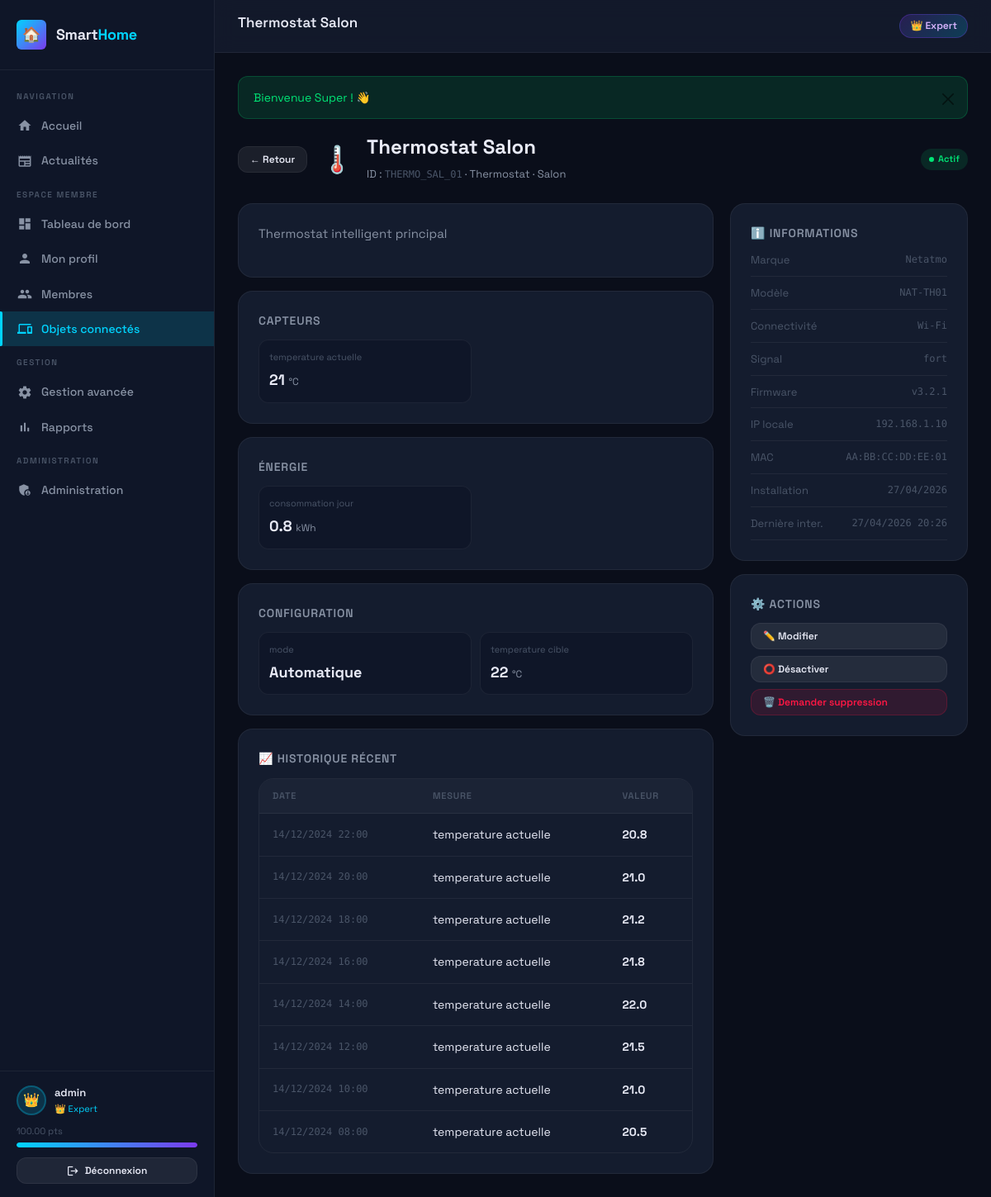
The page /objet-detail.php?id=1 (signed in) on the database its author committed.
### tables this page shows
CREATE TABLE utilisateurs (
    id INT AUTO_INCREMENT PRIMARY KEY,
    login VARCHAR(50) UNIQUE NOT NULL,
    email VARCHAR(100) UNIQUE NOT NULL,
    mot_de_passe VARCHAR(255) NOT NULL,
    nom VARCHAR(100),
    prenom VARCHAR(100),
    age INT,
    sexe ENUM('homme','femme','autre'),
    date_naissance DATE,
    type_membre ENUM('père','mère','enfant','grand-parent','autre') DEFAULT 'autre',
    photo VARCHAR(255) DEFAULT 'default.png',
    niveau ENUM('débutant','intermédiaire','avancé','expert') DEFAULT 'débutant',
    points DECIMAL(8,2) DEFAULT 0.00,
    nb_connexions INT DEFAULT 0,
    nb_actions INT DEFAULT 0,
    statut ENUM('en_attente','actif','suspendu') DEFAULT 'en_attente',
    token_validation VARCHAR(255),
    date_inscription DATETIME DEFAULT CURRENT_TIMESTAMP,
    derniere_connexion DATETIME,
    INDEX idx_login (login),
    INDEX idx_email (email),
    INDEX idx_niveau (niveau),
    INDEX idx_statut (statut)
);

CREATE TABLE objets_connectes (
    id INT AUTO_INCREMENT PRIMARY KEY,
    id_unique VARCHAR(50) UNIQUE NOT NULL,
    nom VARCHAR(100) NOT NULL,
    description TEXT,
    marque VARCHAR(100),
    modele VARCHAR(100),
    type_connectivite ENUM('Wi-Fi','Bluetooth','Zigbee','Z-Wave','Ethernet','NFC') DEFAULT 'Wi-Fi',
    force_signal VARCHAR(20) DEFAULT 'fort',
    etat ENUM('actif','inactif','maintenance','erreur') DEFAULT 'actif',
    categorie_id INT,
    piece_id INT,
    batterie INT DEFAULT 100,
    firmware VARCHAR(50),
    ip_locale VARCHAR(20),
    mac_address VARCHAR(20),
    date_installation DATETIME DEFAULT CURRENT_TIMESTAMP,
    derniere_interaction DATETIME DEFAULT CURRENT_TIMESTAMP,
    ajoute_par INT,
    FOREIGN KEY (categorie_id) REFERENCES categories_objets(id) ON DELETE SET NULL,
    FOREIGN KEY (piece_id) REFERENCES pieces(id) ON DELETE SET NULL,
    FOREIGN KEY (ajoute_par) REFERENCES utilisateurs(id) ON DELETE SET NULL,
    INDEX idx_etat (etat),
    INDEX idx_categorie (categorie_id),
    INDEX idx_piece (piece_id)
);

CREATE TABLE categories_objets (
    id INT AUTO_INCREMENT PRIMARY KEY,
    nom VARCHAR(100) NOT NULL,
    description TEXT,
    icone VARCHAR(50) DEFAULT 'device_hub',
    date_creation DATETIME DEFAULT CURRENT_TIMESTAMP
);

CREATE TABLE pieces (
    id INT AUTO_INCREMENT PRIMARY KEY,
    nom VARCHAR(100) NOT NULL,
    etage INT DEFAULT 0,
    superficie DECIMAL(6,2),
    description TEXT,
    date_creation DATETIME DEFAULT CURRENT_TIMESTAMP
);

CREATE TABLE attributs_objets (
    id INT AUTO_INCREMENT PRIMARY KEY,
    objet_id INT NOT NULL,
    cle VARCHAR(100) NOT NULL,
    valeur VARCHAR(500),
    unite VARCHAR(50),
    type_attribut ENUM('capteur','energie','connectivite','usage','configuration') DEFAULT 'capteur',
    mise_a_jour DATETIME DEFAULT CURRENT_TIMESTAMP ON UPDATE CURRENT_TIMESTAMP,
    FOREIGN KEY (objet_id) REFERENCES objets_connectes(id) ON DELETE CASCADE,
    INDEX idx_objet (objet_id)
);

CREATE TABLE historique_donnees (
    id INT AUTO_INCREMENT PRIMARY KEY,
    objet_id INT NOT NULL,
    cle VARCHAR(100) NOT NULL,
    valeur VARCHAR(500),
    timestamp DATETIME DEFAULT CURRENT_TIMESTAMP,
    FOREIGN KEY (objet_id) REFERENCES objets_connectes(id) ON DELETE CASCADE,
    INDEX idx_objet_time (objet_id, timestamp)
);

### includes/config.php (called while the page is built, shortened)
<?php
function getDB(): PDO {
    static $pdo = null;
    if ($pdo === null) {
        $dsn = "mysql:host=" . DB_HOST . ";dbname=" . DB_NAME . ";charset=" . DB_CHARSET;
        $options = [
            PDO::ATTR_ERRMODE            => PDO::ERRMODE_EXCEPTION,
            PDO::ATTR_DEFAULT_FETCH_MODE => PDO::FETCH_ASSOC,
            PDO::ATTR_EMULATE_PREPARES   => false,
        ];
        try {
            $pdo = new PDO($dsn, DB_USER, DB_PASS, $options);
        } catch (PDOException $e) {
            die(json_encode(['error' => 'Connexion base de données impossible : ' . $e->getMessage()]));
        }
    }
    return $pdo;
}
function sanitize(string $input): string {
    return htmlspecialchars(trim($input), ENT_QUOTES, 'UTF-8');
}
function getCurrentUser(): ?array {
    $pdo = getDB();
    $stmt = $pdo->prepare("SELECT * FROM utilisateurs WHERE id = ?");
    $stmt->execute([$_SESSION['user_id']]);
    return $stmt->fetch() ?: null;
}
function getNiveauLabel(string $niveau): string {
    $labels = [
        'débutant'     => 'Débutant',
        'intermédiaire'=> 'Intermédiaire',
        'avancé'       => 'Avancé',
        'expert'       => 'Expert',
    ];
    return $labels[$niveau] ?? $niveau;
}
function getFlash(): ?array {
    if (isset($_SESSION['flash'])) {
        $flash = $_SESSION['flash'];
        return $flash;
    }
    return null;
}

### objet-detail.php (the view, shortened to what this page needs)
<?php
require_once 'includes/config.php';
$id = (int)($_GET['id'] ?? 0);
$pdo = getDB();
$stmt = $pdo->prepare("
    SELECT o.*, c.nom AS categorie, p.nom AS piece_nom, u.login AS ajoute_par_login
    FROM objets_connectes o
    LEFT JOIN categories_objets c ON o.categorie_id = c.id
    LEFT JOIN pieces p ON o.piece_id = p.id
    LEFT JOIN utilisateurs u ON o.ajoute_par = u.id
    WHERE o.id = ?
");
$stmt->execute([$id]);
$obj = $stmt->fetch();
$pageTitle  = sanitize($obj['nom']);
$activePage = 'objets';
require_once 'includes/header.php';
$attrs = $pdo->prepare("SELECT * FROM attributs_objets WHERE objet_id = ? ORDER BY type_attribut, cle");
$attrs->execute([$id]);
$attrs = $attrs->fetchAll();
$attrsByType = [];
foreach ($attrs as $a) {
    $attrsByType[$a['type_attribut']][] = $a;
}
$historique = $pdo->prepare("
    SELECT * FROM historique_donnees
    WHERE objet_id = ?
    ORDER BY timestamp DESC
    LIMIT 20
");
$historique->execute([$id]);
$historique = $historique->fetchAll();
$catEmojis = ['Thermostat'=>'🌡️','Éclairage'=>'💡','Sécurité'=>'🔒','Électroménager'=>'🍽️','Capteurs'=>'📡','Multimédia'=>'📺','Énergie'=>'⚡','Confort'=>'🌿'];
$emoji = $catEmojis[$obj['categorie'] ?? ''] ?? '🔌';
$typeLabels = ['capteur'=>'Capteurs','energie'=>'Énergie','connectivite'=>'Connectivité','usage'=>'Usage','configuration'=>'Configuration'];
?>
<div style="display:flex;align-items:center;gap:16px;margin-bottom:24px">
  <a href="objets.php" class="btn btn-secondary btn-sm">← Retour</a>
  <div style="font-size:32px"><?= $emoji ?></div>
  <div>
    <h1 style="font-size:24px;font-weight:700"><?= sanitize($obj['nom']) ?></h1>
    <div style="font-size:13px;color:var(--text-secondary)">
      ID : <span class="mono"><?= sanitize($obj['id_unique']) ?></span>
      · <?= sanitize($obj['categorie'] ?? 'Non catégorisé') ?>
      · <?= sanitize($obj['piece_nom'] ?? 'Non assigné') ?>
    </div>
  </div>
  <span class="device-status <?= $obj['etat'] ?>" style="margin-left:auto"><?= ucfirst($obj['etat']) ?></span>
</div>
<div style="display:grid;grid-template-columns:2fr 1fr;gap:20px">
  <div>
    <?php if ($obj['description']): ?>
    <div class="card" style="margin-bottom:16px">
      <p style="color:var(--text-secondary)"><?= sanitize($obj['description']) ?></p>
    </div>
    <?php endif; ?>
    <?php foreach ($attrsByType as $type => $typeAttrs): ?>
    <div class="card" style="margin-bottom:16px">
      <div class="card-title"><?= $typeLabels[$type] ?? ucfirst($type) ?></div>
      <div style="display:grid;grid-template-columns:repeat(auto-fill,minmax(180px,1fr));gap:10px">
        <?php foreach ($typeAttrs as $a): ?>
        <div style="background:var(--bg-secondary);border:1px solid var(--border);border-radius:var(--radius-md);padding:12px">
          <div style="font-size:11px;color:var(--text-muted);margin-bottom:4px"><?= sanitize(str_replace('_', ' ', $a['cle'])) ?></div>
          <div style="font-size:18px;font-weight:700;color:var(--text-primary)">
            <?= sanitize($a['valeur']) ?>
            <?php if ($a['unite']): ?><span style="font-size:12px;font-weight:400;color:var(--text-secondary)"><?= sanitize($a['unite']) ?></span><?php endif; ?>
          </div>
        </div>
        <?php endforeach; ?>
      </div>
    </div>
    <?php endforeach; ?>
    <?php if (!empty($historique)): ?>
    <div class="card">
      <div class="card-title">📈 Historique récent</div>
      <div class="table-wrap">
        <table>
          <thead><tr><th>Date</th><th>Mesure</th><th>Valeur</th></tr></thead>
          <tbody>
            <?php foreach ($historique as $h): ?>
            <tr>
              <td class="mono"><?= date('d/m/Y H:i', strtotime($h['timestamp'])) ?></td>
              <td><?= sanitize(str_replace('_', ' ', $h['cle'])) ?></td>
              <td><strong><?= sanitize($h['valeur']) ?></strong></td>
            </tr>
            <?php endforeach; ?>
          </tbody>
        </table>
      </div>
    </div>
    <?php endif; ?>
  </div>
  <div>
    <div class="card" style="margin-bottom:16px">
      <div class="card-title">ℹ️ Informations</div>
      <div style="display:flex;flex-direction:column;gap:10px;font-size:13px">
        <?php $infos = [
          'Marque'         => $obj['marque'],
          'Modèle'         => $obj['modele'],
          'Connectivité'   => $obj['type_connectivite'],
          'Signal'         => $obj['force_signal'],
          'Firmware'       => $obj['firmware'],
          'IP locale'      => $obj['ip_locale'],
          'MAC'            => $obj['mac_address'],
          'Installation'   => $obj['date_installation'] ? date('d/m/Y', strtotime($obj['date_installation'])) : null,
          'Dernière inter.' => $obj['derniere_interaction'] ? date('d/m/Y H:i', strtotime($obj['derniere_interaction'])) : null,
          'Ajouté par'     => $obj['ajoute_par_login'],
        ];
        foreach ($infos as $label => $val): if ($val): ?>
        <div style="display:flex;justify-content:space-between;gap:10px;border-bottom:1px solid var(--border);padding-bottom:8px">
          <span style="color:var(--text-muted)"><?= $label ?></span>
          <span class="mono"><?= sanitize($val) ?></span>
        </div>
        <?php endif; endforeach; ?>
      </div>
    </div>
    <?php if (in_array($user['niveau'], ['avancé', 'expert'])): ?>
    <div class="card">
      <div class="card-title">⚙️ Actions</div>
      <div style="display:flex;flex-direction:column;gap:8px">
        <a href="gestion/modifier-objet.php?id=<?= $obj['id'] ?>" class="btn btn-secondary btn-sm">✏️ Modifier</a>
        <?php if ($obj['etat'] === 'actif'): ?>
        <form method="POST" action="gestion/toggle-objet.php">
          <button type="submit" class="btn btn-secondary btn-sm" style="width:100%">⭕ Désactiver</button>
        </form>
        <?php endif; ?>
        <form method="POST" action="gestion/demande-suppression.php" onsubmit="return confirm('Demander la suppression de cet objet ?')">
          <button type="submit" class="btn btn-danger btn-sm" style="width:100%">🗑️ Demander suppression</button>
        </form>
      </div>
    </div>
    <?php endif; ?>
  </div>
</div>
<?php require_once 'includes/footer.php'; ?>

### includes/header.php (shortened to what this page needs)
<?php
$user = getCurrentUser();
$flash = getFlash();
$niveauEmoji = [
    'débutant'      => '🌱',
    'intermédiaire' => '⚡',
    'avancé'        => '🚀',
    'expert'        => '👑',
];
$emoji = $niveauEmoji[$user['niveau']] ?? '🌱';
$nextNiveauSeuil = [
    'débutant'      => POINTS_INTERMEDIAIRE,
    'intermédiaire' => POINTS_AVANCE,
    'avancé'        => POINTS_EXPERT,
    'expert'        => null,
];
$currentSeuil = [
    'débutant'      => 0,
    'intermédiaire' => POINTS_INTERMEDIAIRE,
    'avancé'        => POINTS_AVANCE,
    'expert'        => POINTS_EXPERT,
];
$next   = $nextNiveauSeuil[$user['niveau']] ?? null;
$from   = $currentSeuil[$user['niveau']] ?? 0;
$pct    = $next ? min(100, round(($user['points'] - $from) / ($next - $from) * 100)) : 100;
?>
<!DOCTYPE html>
<html lang="fr">
<head>
<link href="https://cdn.jsdelivr.net/npm/bootstrap@5.3.3/dist/css/bootstrap.min.css" rel="stylesheet">
<link rel="stylesheet" href="<?= SITE_URL ?>/css/style.css">
</head>
<body>
<div class="layout">
<aside class="sidebar" id="sidebar">
  <div class="sidebar-logo">
    <div class="logo-icon">🏠</div>
    <div class="logo-text">Smart<span>Home</span></div>
  </div>
  <nav class="sidebar-nav">
    <div class="nav-section-title">Navigation</div>
    <a href="<?= SITE_URL ?>/index.php" class="nav-item <?= ($activePage ?? '') === 'accueil' ? 'active' : '' ?>">
      <span class="nav-icon"><span class="material-icons" style="font-size:18px">home</span></span>
      Accueil
    </a>
    <a href="<?= SITE_URL ?>/actualites.php" class="nav-item <?= ($activePage ?? '') === 'actualites' ? 'active' : '' ?>">
      <span class="nav-icon"><span class="material-icons" style="font-size:18px">newspaper</span></span>
      Actualités
    </a>
    <div class="nav-section-title">Espace membre</div>
    <a href="<?= SITE_URL ?>/dashboard.php" class="nav-item <?= ($activePage ?? '') === 'dashboard' ? 'active' : '' ?>">
      <span class="nav-icon"><span class="material-icons" style="font-size:18px">dashboard</span></span>
      Tableau de bord
    </a>
    <a href="<?= SITE_URL ?>/profil.php" class="nav-item <?= ($activePage ?? '') === 'profil' ? 'active' : '' ?>">
      <span class="nav-icon"><span class="material-icons" style="font-size:18px">person</span></span>
      Mon profil
    </a>
    <a href="<?= SITE_URL ?>/membres.php" class="nav-item <?= ($activePage ?? '') === 'membres' ? 'active' : '' ?>">
      <span class="nav-icon"><span class="material-icons" style="font-size:18px">group</span></span>
      Membres
    </a>
    <a href="<?= SITE_URL ?>/objets.php" class="nav-item <?= ($activePage ?? '') === 'objets' ? 'active' : '' ?>">
      <span class="nav-icon"><span class="material-icons" style="font-size:18px">devices</span></span>
      Objets connectés
    </a>
    <?php if (in_array($user['niveau'], ['avancé', 'expert'])): ?>
    <div class="nav-section-title">Gestion</div>
    <a href="<?= SITE_URL ?>/gestion/dashboard.php" class="nav-item <?= ($activePage ?? '') === 'gestion' ? 'active' : '' ?>">
      <span class="nav-icon"><span class="material-icons" style="font-size:18px">settings</span></span>
      Gestion avancée
    </a>
    <a href="<?= SITE_URL ?>/gestion/rapports.php" class="nav-item <?= ($activePage ?? '') === 'rapports' ? 'active' : '' ?>">
      <span class="nav-icon"><span class="material-icons" style="font-size:18px">bar_chart</span></span>
      Rapports
    </a>
    <?php endif; ?>
    <?php if ($user['niveau'] === 'expert'): ?>
    <div class="nav-section-title">Administration</div>
    <a href="<?= SITE_URL ?>/admin/utilisateurs.php" class="nav-item <?= ($activePage ?? '') === 'admin' ? 'active' : '' ?>">
      <span class="nav-icon"><span class="material-icons" style="font-size:18px">admin_panel_settings</span></span>
      Administration
    </a>
    <?php endif; ?>
  </nav>
  <div class="sidebar-footer">
    <div class="sidebar-user">
      <div class="sidebar-avatar">
        <?php if ($user['photo'] && $user['photo'] !== 'default.png'): ?>
          <img src="<?= SITE_URL ?>/assets/img/<?= sanitize($user['photo']) ?>" alt="avatar">
        <?php else: ?>
          <?= $emoji ?>
        <?php endif; ?>
      </div>
      <div class="sidebar-user-info">
        <div class="name"><?= sanitize($user['login']) ?></div>
        <div class="niveau"><?= $emoji ?> <?= getNiveauLabel($user['niveau']) ?></div>
      </div>
    </div>
    <div style="margin-top:10px">
      <div style="display:flex;justify-content:space-between;font-size:11px;color:var(--text-muted);margin-bottom:4px">
        <span><?= number_format($user['points'], 2) ?> pts</span>
      </div>
      <div class="progress-bar">
        <div class="progress-fill" style="width:<?= $pct ?>%"></div>
      </div>
    </div>
    <a href="<?= SITE_URL ?>/logout.php" class="btn btn-secondary btn-sm" style="width:100%;margin-top:12px;justify-content:center">
      <span class="material-icons" style="font-size:15px">logout</span> Déconnexion
    </a>
  </div>
</aside>
<main class="main-content">
  <div class="topbar">
    <h1 class="topbar-title"><?= sanitize($pageTitle ?? 'Dashboard') ?></h1>
    <div style="display:flex;align-items:center;gap:10px">
      <span class="badge-niveau <?= $user['niveau'] ?>"><?= $emoji ?> <?= getNiveauLabel($user['niveau']) ?></span>
    </div>
  </div>
  <div class="page-content">
    <?php if ($flash): ?>
    <div class="alert alert-<?= $flash['type'] === 'success' ? 'success' : ($flash['type'] === 'error' ? 'danger' : 'info') ?> alert-dismissible fade show">
      <?= sanitize($flash['message']) ?>
      <button type="button" class="btn-close" data-bs-dismiss="alert"></button>
    </div>
    <?php endif; ?>

### rows shown on the page
utilisateurs: niveau "👑", login "admin", niveau "Expert", points "100.00"
objets_connectes: nom "Thermostat Salon", categorie.nom "🌡️", id_unique "THERMO_SAL_01", categorie.nom "Thermostat", piece.nom "Salon", etat "Actif", description "Thermostat intelligent principal", marque "Netatmo", modele "NAT-TH01", type_connectivite "Wi-Fi", force_signal "fort", firmware "v3.2.1", ip_locale "192.168.1.10", mac_address "AA:BB:CC:DD:EE:01"
attributs_objets: cle "temperature actuelle", valeur "21", unite "°C"
attributs_objets: cle "consommation jour", valeur "0.8", unite "kWh"
attributs_objets: cle "mode", valeur "Automatique"
attributs_objets: cle "temperature cible", valeur "22", unite "°C"
historique_donnees: timestamp "14/12/2024 22:00", cle "temperature actuelle", valeur "20.8"
historique_donnees: timestamp "14/12/2024 20:00", cle "temperature actuelle", valeur "21.0"
historique_donnees: timestamp "14/12/2024 18:00", cle "temperature actuelle", valeur "21.2"
historique_donnees: timestamp "14/12/2024 16:00", cle "temperature actuelle", valeur "21.8"
historique_donnees: timestamp "14/12/2024 14:00", cle "temperature actuelle", valeur "22.0"
historique_donnees: timestamp "14/12/2024 12:00", cle "temperature actuelle", valeur "21.5"
historique_donnees: timestamp "14/12/2024 10:00", cle "temperature actuelle", valeur "21.0"
historique_donnees: timestamp "14/12/2024 08:00", cle "temperature actuelle", valeur "20.5"

### other values the page prints
$flash['message'] "Bienvenue Super ! 👋"
$typeLabels[$type] "CAPTEURS"
$typeLabels[$type] "ÉNERGIE"
$typeLabels[$type] "CONFIGURATION"
$label "Marque"
$label "Modèle"
$label "Connectivité"
$label "Signal"
$label "Firmware"
$label "IP locale"
$label "MAC"
$label "Installation"
$val "27/04/2026"
$label "Dernière inter."
$val "27/04/2026 20:26"
